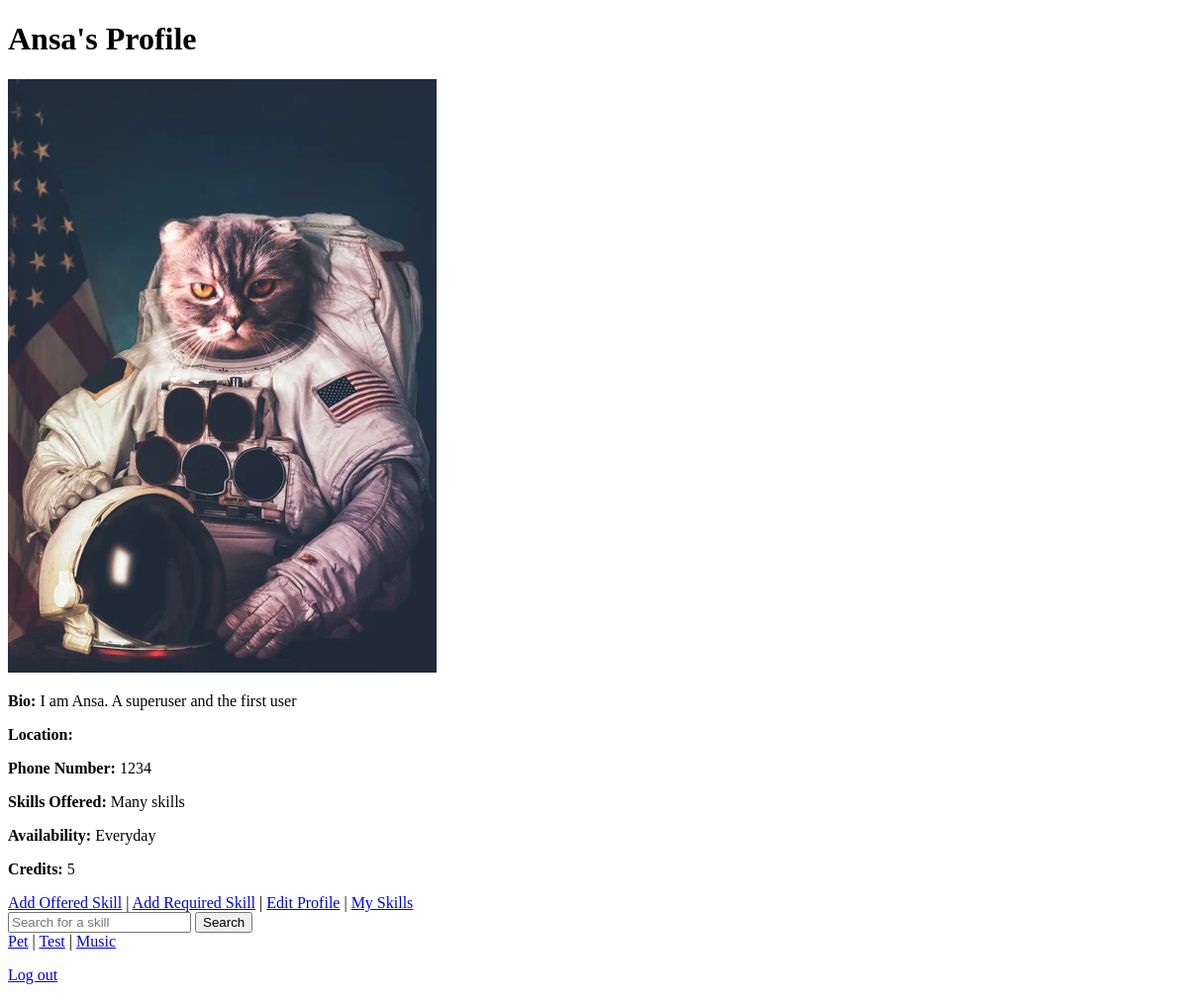
The app's page /accounts/profile/1/ (signed in), older data.
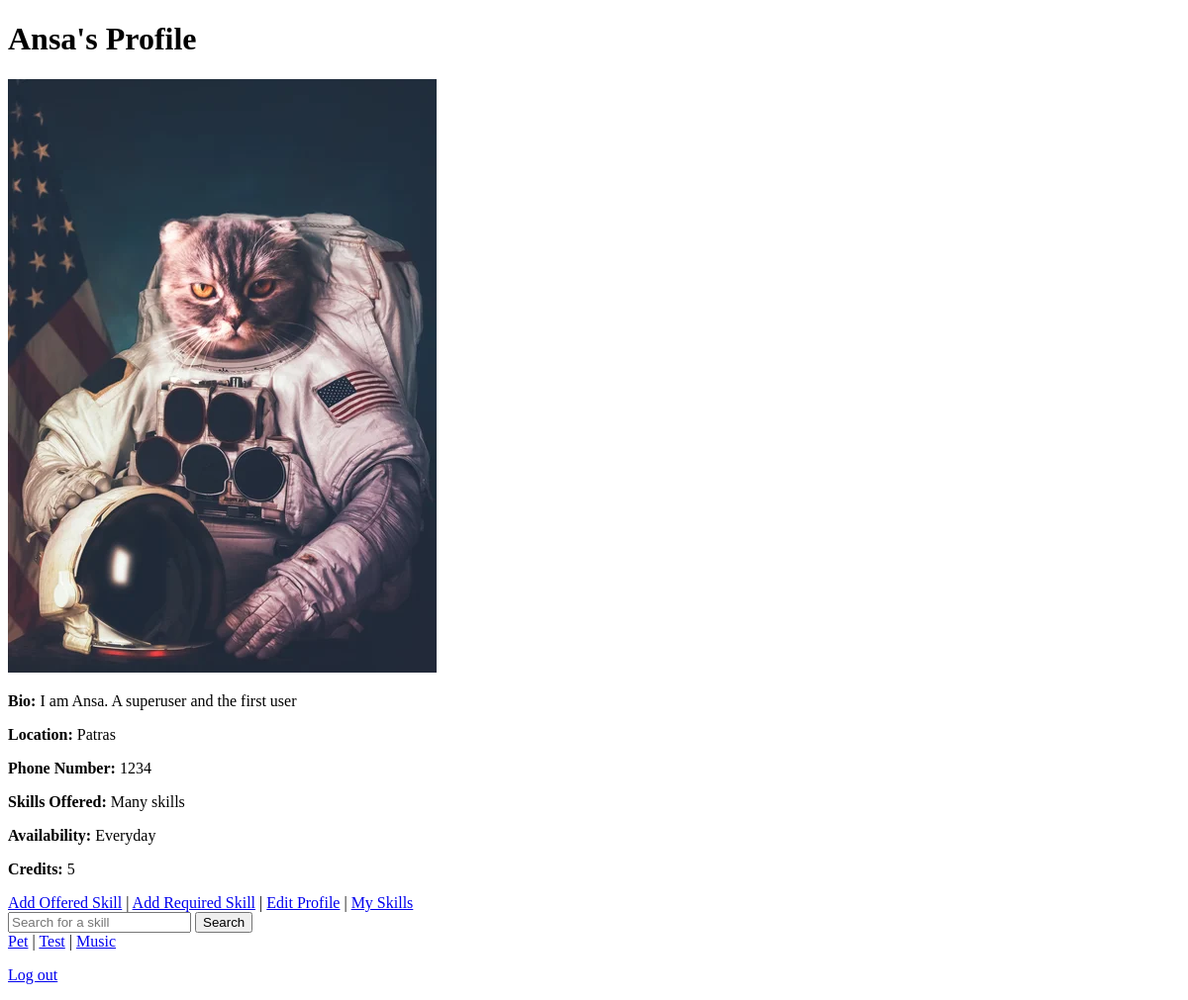
The same page, newer data.
### accounts/models.py (models this page shows, shortened)
class UserProfile(models.Model):
    user = models.OneToOneField(
        CustomUser, on_delete=models.CASCADE, related_name="profile"
    )  # A one-to-one link to the user model
    profile_image = models.ImageField(
        upload_to="profile_images/", null=True, blank=True
    )  # A field to upload a profile image
    location = models.CharField(
        max_length=255, blank=True
    )  # Information about where the user is located (could be a city, region, or specific address)
    bio = models.TextField(
        max_length=500, blank=True
    )  # A short biography or description about the user.
    phone_number = models.CharField(
        max_length=20, blank=True
    )  # A phone number for contact purposes
    skills_offered = models.TextField(
        max_length=500, blank=True
    )  # A field to summarize the skills the user offers
    availability = models.CharField(
        max_length=255, blank=True
    )  # Information about the user's general availability (e.g., evenings, weekends)
    credits = models.IntegerField(
        default=0
    )  # Field to store the number of credits a user has

### accounts/views.py (the view)
# urls.py: path("profile/<int:user_id>/", ProfileView.as_view(), name="profile"),
class ProfileView(UserPassesTestMixin, DetailView):
    model = UserProfile
    template_name = "registration/profile.html"
    context_object_name = "profile"
    def get_object(self):
        try:
            return UserProfile.objects.get(user__id=self.kwargs["user_id"])
        except UserProfile.DoesNotExist:
            user = CustomUser.objects.get(id=self.kwargs["user_id"])
            return UserProfile.objects.create(user=user)
    def test_func(self) -> bool:
        return self.request.user.id == self.kwargs["user_id"]

### templates/registration/profile.html
{% extends 'base.html' %}
{% block content %}
{% if profile.profile_image %}
    <img src="{{ profile.profile_image.url }}" alt="Profile Image">
{% else %}
    <p>No profile image</p>
{% endif %}
<p><strong>Bio:</strong> {{ profile.bio }}</p>
<p><strong>Location:</strong> {{ profile.location }}</p>
<p><strong>Phone Number:</strong> {{ profile.phone_number }}</p>
<p><strong>Skills Offered:</strong> {{ profile.skills_offered }}</p>
<p><strong>Availability:</strong> {{ profile.availability }}</p>
<p><strong>Credits:</strong> {{ profile.credits }}</p>
{% if user == request.user %}
    <a href="{% url 'skill_new' %}">Add Offered Skill</a> |
    <a href="{% url 'skill_new_wanted' %}">Add Required Skill</a> |
    <a href="{% url 'profile_update' user.id %}">Edit Profile</a> |
    <a href="{% url 'skill_list' %}">My Skills</a>
{% endif %}
<form action="{% url 'skill_search' %}" method="get">
    <input type="text" name="search_term" placeholder="Search for a skill">
    <button type="submit">Search</button>
</form>
<a href="{% url 'skill_by_category' 'Pet' %}">Pet</a> |
<a href="{% url 'skill_by_category' 'Test' %}">Test</a> |
<a href="{% url 'skill_by_category' 'Music' %}">Music</a>
{% endblock %}

Row changes from the older to the newer data that the page shows:
changed UserProfile "I am Ansa. A superuser and the first user": location (not shown) → "Patras"
